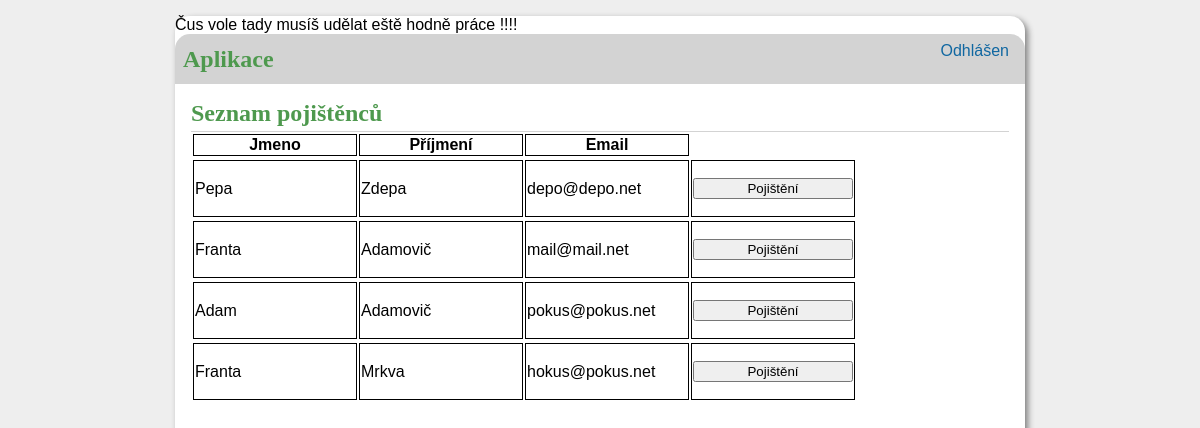
/list, run on an earlier commit of the app's database.
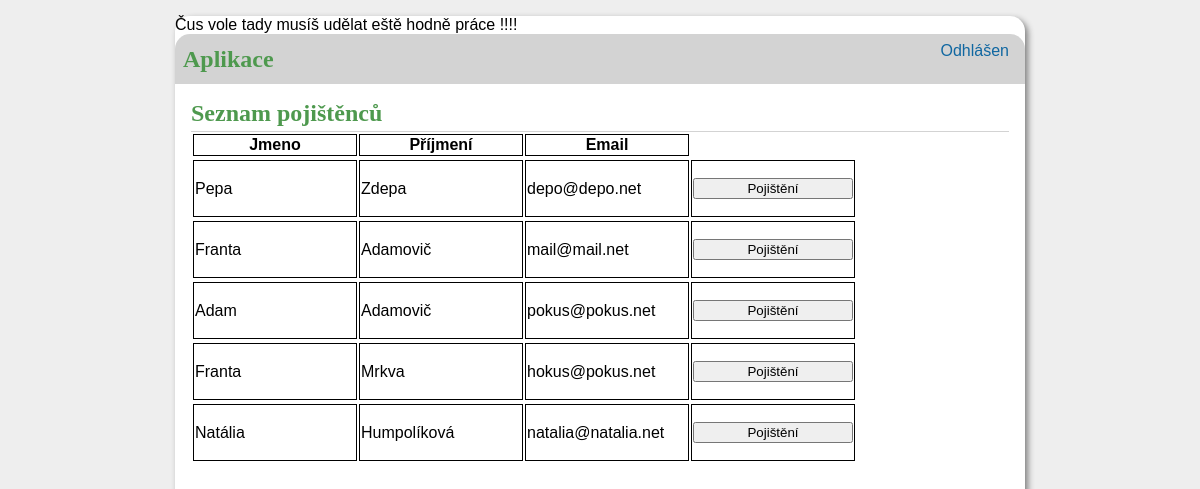
And on a later commit of the database.
### tables this page shows
CREATE TABLE users (
id INTEGER PRIMARY KEY AUTOINCREMENT,
email TEXT UNIQUE NOT NULL,
name TEXT NOT NULL,
surname TEXT NOT NULL,
tel INTEGER NOT NULL,
street_descriptive TEXT NOT NULL,
city TEXT NOT NULL,
zip_code INTEGER NOT NULL
);

### aplikace/extract.py (the view)
@bp.route('/list', methods=('GET', 'POST'))
def list():
    db = get_db()
    posts = db.execute(
        'SELECT name, surname, email FROM users'
    ).fetchall()
    return render_template('extract/extract_list.html', posts=posts)

### aplikace/auth.py (called while the page is built)
@bp.before_app_request
def load_logged_in_user():
    user_id = session.get('email')
    if user_id is None:
        g.user = None
    else:
        g.user = get_db().execute(
            'SELECT * FROM administration WHERE email = ?', (user_id,)
        ).fetchone()

### aplikace/db.py (called while the page is built)
def get_db():
    if 'db' not in g:
        g.db = sqlite3.connect(
            current_app.config['DATABASE'],
            detect_types=sqlite3.PARSE_DECLTYPES
        )
        g.db.row_factory = sqlite3.Row
    return g.db

### aplikace/templates/extract/extract_list.html (shortened to what this page needs)
{% extends 'base.html' %}
{% block header %}
    <h1> {% block title %}Seznam pojištěnců{% endblock title %}
{% endblock header %}
{% block content %}
        <table  >
            <thead>
                <tr>
                    <th>Jmeno</th>
                    <th>Příjmení</th>
                    <th>Email</th>
                </tr>
            </thead>
            {% for post in posts %}
            <table  >
                <tr >
                    <td>{{ post['name'] }}</td>
                    <td>{{ post['surname'] }}</td>
                    <td>{{ post['email'] }}</td>
                    <td><form method="post" action="{{ url_for('insurance.list_insurance') }}">
                            <button type="submit">Pojištění</button>
                        </form>
                    </td>
                </tr>
            </table>
        </table>
        {% endfor %}
{% endblock content %}

### aplikace/templates/base.html (shortened to what this page needs)
<!doctype html>
<link rel="stylesheet" href="{{ url_for('static', filename='style.css')}}">
<nav>
    <h1>Aplikace</h1>
    <ul>
        {% if g.user %}
            <li><span>{{ g.user['name'] }}</span>
            <li><a href="{{ url_for('auth.logout') }}">Odhlásit</a>
        {% else %}
            <li><a href="{{ url_for('auth.login') }}">Odhlášen</a>
        {% endif %}
    </ul>
</nav>
<section class="content">
    <header>
        {% block header %}{% endblock header %}
    </header>
    {% block content %}{% endblock content %}
</section>

### aplikace/static/style.css (style rules this page uses)
h1 { font-family: serif; color: #4e994e; margin: 1rem 0; }
a { color: #1067a1; text-decoration: none; }
nav { background: lightgray; display: flex; align-items: center; padding: 0 0.5rem; border-radius: 15px 15px 0 0; }
nav h1 { flex: auto; margin: 0; }
nav ul { display: flex; list-style: none; margin: 0; padding: 0; }
nav ul li a, nav ul li span, header .action { display: block; padding: 0.5rem; }
.content { padding: 0 1rem 1rem; }
.content > header { border-bottom: 1px solid lightgray; display: flex; align-items: flex-end; }
.content > header h1 { flex: auto; margin: 1rem 0 0.25rem 0; }
.content:last-child { margin-bottom: 0; }
.content form { margin: 1em 0; display: flex; flex-direction: column; }
table td, th { border: solid 1px; width: 10em; border-collapse: collapse; }

What changed in the data, as far as the page shows it:
added users: name "Natália", surname "Humpolíková", email "natalia@natalia.net"
